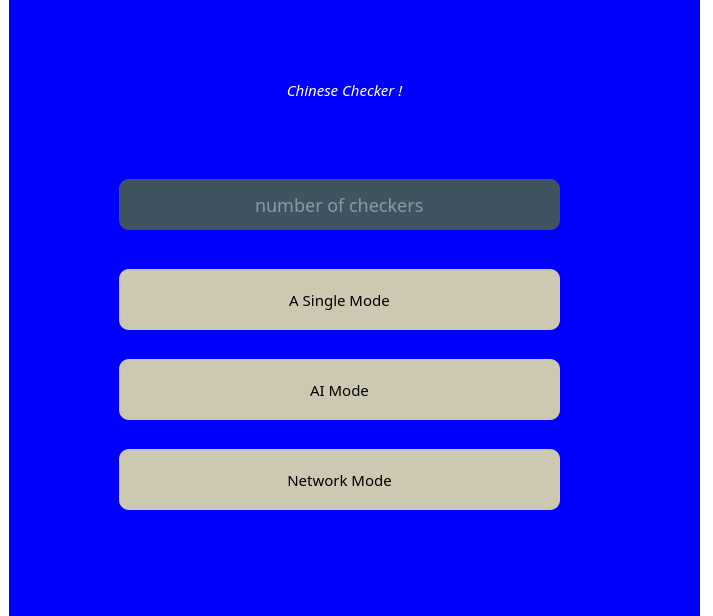
<?xml version="1.0" encoding="UTF-8"?>
<ui version="4.0">
 <class>Hello</class>
 <widget class="QWidget" name="Hello">
  <property name="geometry">
   <rect>
    <x>0</x>
    <y>0</y>
    <width>713</width>
    <height>616</height>
   </rect>
  </property>
  <property name="font">
   <font>
    <pointsize>-1</pointsize>
   </font>
  </property>
  <property name="windowTitle">
   <string>Form</string>
  </property>
  <property name="styleSheet">
   <string notr="true">*{
	background:rgb(255, 255, 255);
	font-size:15px;
	font-family:Century Gothic,sans-serif;
}
QFrame{
background: blue;
}
QFrame{
	border:sold 10px rgba(0,0,0);
	background-image: url(I:/coding/ywt_vscode/picture8.jpg);
}
QLineEdit{
	color: #8d98a1;
	background-color:#405361;
}
QLineEdit{
	color: #8d98a1;
	background-color:#405361;
	font-size:18px;
	border-style:outset;
	border-radius:10px;
}
QPushButton{
	background:#CDC8B1;
	border-style:outset;
	border-radius:10px;
 
}
QPushButton:pressed{
	background-color:#CDCDC1;
	border-style:inset;
}
QCheckBox{
	background:rgba(85,170,225,0);
	color:white;
}
QLabel{
	background:rgba(85,170,225,0);
	color:white;
	font-style: italic bold;
	font size:50px;
}

</string>
  </property>
  <widget class="QFrame" name="frame">
   <property name="geometry">
    <rect>
     <x>9</x>
     <y>-1</y>
     <width>691</width>
     <height>621</height>
    </rect>
   </property>
   <property name="frameShape">
    <enum>QFrame::StyledPanel</enum>
   </property>
   <property name="frameShadow">
    <enum>QFrame::Raised</enum>
   </property>
   <widget class="QLineEdit" name="lineEdit">
    <property name="geometry">
     <rect>
      <x>110</x>
      <y>180</y>
      <width>441</width>
      <height>51</height>
     </rect>
    </property>
    <property name="text">
     <string>number of checkers</string>
    </property>
    <property name="alignment">
     <set>Qt::AlignCenter</set>
    </property>
   </widget>
   <widget class="QPushButton" name="a_single_mode">
    <property name="geometry">
     <rect>
      <x>110</x>
      <y>270</y>
      <width>441</width>
      <height>61</height>
     </rect>
    </property>
    <property name="text">
     <string>A Single Mode</string>
    </property>
   </widget>
   <widget class="QPushButton" name="AI_mode">
    <property name="geometry">
     <rect>
      <x>110</x>
      <y>360</y>
      <width>441</width>
      <height>61</height>
     </rect>
    </property>
    <property name="text">
     <string>AI Mode</string>
    </property>
   </widget>
   <widget class="QPushButton" name="network_mode">
    <property name="geometry">
     <rect>
      <x>110</x>
      <y>450</y>
      <width>441</width>
      <height>61</height>
     </rect>
    </property>
    <property name="text">
     <string>Network Mode</string>
    </property>
   </widget>
   <widget class="QLabel" name="label">
    <property name="geometry">
     <rect>
      <x>50</x>
      <y>50</y>
      <width>571</width>
      <height>81</height>
     </rect>
    </property>
    <property name="font">
     <font>
      <pointsize>36</pointsize>
      <italic>false</italic>
      <bold>false</bold>
     </font>
    </property>
    <property name="styleSheet">
     <string notr="true">font: 36pt &quot;Century Gothic&quot;;</string>
    </property>
    <property name="text">
     <string>Chinese Checker !</string>
    </property>
    <property name="alignment">
     <set>Qt::AlignCenter</set>
    </property>
   </widget>
  </widget>
 </widget>
 <resources/>
 <connections/>
</ui>
